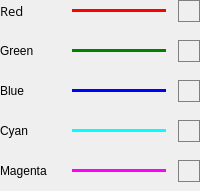
            <widget class="QWidget" name="apnLegend" native="true">
             <property name="layoutDirection">
              <enum>Qt::RightToLeft</enum>
             </property>
             <layout class="QVBoxLayout" name="apnLegendLayout">
              <property name="spacing">
               <number>9</number>
              </property>
              <property name="sizeConstraint">
               <enum>QLayout::SetDefaultConstraint</enum>
              </property>
              <property name="leftMargin">
               <number>0</number>
              </property>
              <property name="topMargin">
               <number>0</number>
              </property>
              <property name="rightMargin">
               <number>0</number>
              </property>
              <property name="bottomMargin">
               <number>0</number>
              </property>
              <item>
               <widget class="QWidget" name="apnLegendRed" native="true">
                <property name="layoutDirection">
                 <enum>Qt::RightToLeft</enum>
                </property>
                <layout class="QGridLayout" name="apnLegendRedLayout">
                 <property name="leftMargin">
                  <number>0</number>
                 </property>
                 <property name="topMargin">
                  <number>0</number>
                 </property>
                 <property name="rightMargin">
                  <number>0</number>
                 </property>
                 <property name="bottomMargin">
                  <number>9</number>
                 </property>
                 <property name="horizontalSpacing">
                  <number>12</number>
                 </property>
                 <property name="verticalSpacing">
                  <number>0</number>
                 </property>
                 <item row="0" column="2">
                  <widget class="QLabel" name="apnLegendRedLabel">
                   <property name="minimumSize">
                    <size>
                     <width>0</width>
                     <height>0</height>
                    </size>
                   </property>
                   <property name="maximumSize">
                    <size>
                     <width>60</width>
                     <height>16777215</height>
                    </size>
                   </property>
                   <property name="sizeIncrement">
                    <size>
                     <width>0</width>
                     <height>0</height>
                    </size>
                   </property>
                   <property name="font">
                    <font>
                     <family>Open Sans</family>
                     <pointsize>10</pointsize>
                    </font>
                   </property>
                   <property name="text">
                    <string>Red</string>
                   </property>
                  </widget>
                 </item>
                 <item row="0" column="1">
                  <widget class="Line" name="line_6">
                   <property name="minimumSize">
                    <size>
                     <width>0</width>
                     <height>0</height>
                    </size>
                   </property>
                   <property name="styleSheet">
                    <string notr="true">color: red;</string>
                   </property>
                   <property name="frameShadow">
                    <enum>QFrame::Plain</enum>
                   </property>
                   <property name="lineWidth">
                    <number>3</number>
                   </property>
                   <property name="orientation">
                    <enum>Qt::Horizontal</enum>
                   </property>
                  </widget>
                 </item>
                 <item row="0" column="0">
                  <widget class="QCheckBox" name="apnLegendRedCheckBox">
                   <property name="enabled">
                    <bool>true</bool>
                   </property>
                   <property name="sizePolicy">
                    <sizepolicy hsizetype="Minimum" vsizetype="Fixed">
                     <horstretch>0</horstretch>
                     <verstretch>0</verstretch>
                    </sizepolicy>
                   </property>
                   <property name="minimumSize">
                    <size>
                     <width>22</width>
                     <height>22</height>
                    </size>
                   </property>
                   <property name="maximumSize">
                    <size>
                     <width>22</width>
                     <height>22</height>
                    </size>
                   </property>
                   <property name="font">
                    <font>
                     <family>Open Sans</family>
                     <pointsize>10</pointsize>
                     <kerning>true</kerning>
                    </font>
                   </property>
                   <property name="layoutDirection">
                    <enum>Qt::LeftToRight</enum>
                   </property>
                   <property name="styleSheet">
                    <string notr="true"> QCheckBox { 
	border: 1px solid gray; 
	padding-left: 3px;
}

QCheckBox::indicator {
	border: 0px;
}

QCheckBox::indicator:checked { 
	background-color: gray;
}</string>
                   </property>
                   <property name="text">
                    <string/>
                   </property>
                   <property name="checkable">
                    <bool>true</bool>
                   </property>
                   <property name="checked">
                    <bool>false</bool>
                   </property>
                   <property name="tristate">
                    <bool>false</bool>
                   </property>
                  </widget>
                 </item>
                </layout>
               </widget>
              </item>
              <item>
               <widget class="QWidget" name="apnLegendGreen" native="true">
                <layout class="QGridLayout" name="apnLegendGreenLayout">
                 <property name="leftMargin">
                  <number>0</number>
                 </property>
                 <property name="topMargin">
                  <number>0</number>
                 </property>
                 <property name="rightMargin">
                  <number>0</number>
                 </property>
                 <property name="bottomMargin">
                  <number>9</number>
                 </property>
                 <property name="horizontalSpacing">
                  <number>12</number>
                 </property>
                 <property name="verticalSpacing">
                  <number>0</number>
                 </property>
                 <item row="0" column="0">
                  <widget class="QCheckBox" name="apnLegendGreenCheckBox">
                   <property name="enabled">
                    <bool>true</bool>
                   </property>
                   <property name="minimumSize">
                    <size>
                     <width>22</width>
                     <height>22</height>
                    </size>
                   </property>
                   <property name="maximumSize">
                    <size>
                     <width>22</width>
                     <height>22</height>
                    </size>
                   </property>
                   <property name="font">
                    <font>
                     <family>Open Sans</family>
                     <pointsize>10</pointsize>
                     <kerning>true</kerning>
                    </font>
                   </property>
                   <property name="layoutDirection">
                    <enum>Qt::LeftToRight</enum>
                   </property>
                   <property name="styleSheet">
                    <string notr="true"> QCheckBox { 
	border: 1px solid gray; 
	padding-left: 3px;
}

QCheckBox::indicator {
	border: 0px;
}

QCheckBox::indicator:checked { 
	background-color: gray;
}</string>
                   </property>
                   <property name="text">
                    <string/>
                   </property>
                   <property name="checkable">
                    <bool>true</bool>
                   </property>
                   <property name="checked">
                    <bool>false</bool>
                   </property>
                   <property name="tristate">
                    <bool>false</bool>
                   </property>
                  </widget>
                 </item>
                 <item row="0" column="1">
                  <widget class="Line" name="line_7">
                   <property name="minimumSize">
                    <size>
                     <width>0</width>
                     <height>0</height>
                    </size>
                   </property>
                   <property name="styleSheet">
                    <string notr="true">color: green;</string>
                   </property>
                   <property name="frameShadow">
                    <enum>QFrame::Plain</enum>
                   </property>
                   <property name="lineWidth">
                    <number>3</number>
                   </property>
                   <property name="orientation">
                    <enum>Qt::Horizontal</enum>
                   </property>
                  </widget>
                 </item>
                 <item row="0" column="2">
                  <widget class="QLabel" name="apnLegendGreenLabel">
                   <property name="maximumSize">
                    <size>
                     <width>60</width>
                     <height>16777215</height>
                    </size>
                   </property>
                   <property name="text">
                    <string>Green</string>
                   </property>
                  </widget>
                 </item>
                </layout>
               </widget>
              </item>
              <item>
               <widget class="QWidget" name="apnLegendBlue" native="true">
                <layout class="QGridLayout" name="apnLegendBlueLayout">
                 <property name="leftMargin">
                  <number>0</number>
                 </property>
                 <property name="topMargin">
                  <number>0</number>
                 </property>
                 <property name="rightMargin">
                  <number>0</number>
                 </property>
                 <property name="bottomMargin">
                  <number>9</number>
                 </property>
                 <property name="horizontalSpacing">
                  <number>12</number>
                 </property>
                 <property name="verticalSpacing">
                  <number>0</number>
                 </property>
                 <item row="0" column="0">
                  <widget class="QCheckBox" name="apnLegendBlueCheckBox">
                   <property name="enabled">
                    <bool>true</bool>
                   </property>
                   <property name="minimumSize">
                    <size>
                     <width>22</width>
                     <height>22</height>
                    </size>
                   </property>
                   <property name="maximumSize">
                    <size>
                     <width>22</width>
                     <height>22</height>
                    </size>
                   </property>
                   <property name="font">
                    <font>
                     <family>Open Sans</family>
                     <pointsize>10</pointsize>
                     <kerning>true</kerning>
                    </font>
                   </property>
                   <property name="layoutDirection">
                    <enum>Qt::LeftToRight</enum>
                   </property>
                   <property name="styleSheet">
                    <string notr="true"> QCheckBox { 
	border: 1px solid gray; 
	padding-left: 3px;
}

QCheckBox::indicator {
	border: 0px;
}

QCheckBox::indicator:checked { 
	background-color: gray;
}</string>
                   </property>
                   <property name="text">
                    <string/>
                   </property>
                   <property name="checkable">
                    <bool>true</bool>
                   </property>
                   <property name="checked">
                    <bool>false</bool>
                   </property>
                   <property name="tristate">
                    <bool>false</bool>
                   </property>
                  </widget>
                 </item>
                 <item row="0" column="1">
                  <widget class="Line" name="line_8">
                   <property name="minimumSize">
                    <size>
                     <width>80</width>
                     <height>0</height>
                    </size>
                   </property>
                   <property name="styleSheet">
                    <string notr="true">color: blue;</string>
                   </property>
                   <property name="frameShadow">
                    <enum>QFrame::Plain</enum>
                   </property>
                   <property name="lineWidth">
                    <number>3</number>
                   </property>
                   <property name="orientation">
                    <enum>Qt::Horizontal</enum>
                   </property>
                  </widget>
                 </item>
                 <item row="0" column="2">
                  <widget class="QLabel" name="apnLegendBlueLabel">
                   <property name="maximumSize">
                    <size>
                     <width>60</width>
                     <height>16777215</height>
                    </size>
                   </property>
                   <property name="text">
                    <string>Blue</string>
                   </property>
                  </widget>
                 </item>
                </layout>
               </widget>
              </item>
              <item>
               <widget class="QWidget" name="apnLegendCyan" native="true">
                <layout class="QGridLayout" name="apnLegendCyanLayout">
                 <property name="leftMargin">
                  <number>0</number>
                 </property>
                 <property name="topMargin">
                  <number>0</number>
                 </property>
                 <property name="rightMargin">
                  <number>0</number>
                 </property>
                 <property name="bottomMargin">
                  <number>9</number>
                 </property>
                 <property name="horizontalSpacing">
                  <number>12</number>
                 </property>
                 <property name="verticalSpacing">
                  <number>0</number>
                 </property>
                 <item row="0" column="0">
                  <widget class="QCheckBox" name="apnLegendCyanCheckBox">
                   <property name="enabled">
                    <bool>true</bool>
                   </property>
                   <property name="minimumSize">
                    <size>
                     <width>22</width>
                     <height>22</height>
                    </size>
                   </property>
                   <property name="maximumSize">
                    <size>
                     <width>22</width>
                     <height>22</height>
                    </size>
                   </property>
                   <property name="font">
                    <font>
                     <family>Open Sans</family>
                     <pointsize>10</pointsize>
                     <kerning>true</kerning>
                    </font>
                   </property>
                   <property name="layoutDirection">
                    <enum>Qt::LeftToRight</enum>
                   </property>
                   <property name="styleSheet">
                    <string notr="true"> QCheckBox { 
	border: 1px solid gray; 
	padding-left: 3px;
}

QCheckBox::indicator {
	border: 0px;;
}

QCheckBox::indicator:checked { 
	background-color: gray;
}</string>
                   </property>
                   <property name="text">
                    <string/>
                   </property>
                   <property name="checkable">
                    <bool>true</bool>
                   </property>
                   <property name="checked">
                    <bool>false</bool>
                   </property>
                   <property name="tristate">
                    <bool>false</bool>
                   </property>
                  </widget>
                 </item>
                 <item row="0" column="1">
                  <widget class="Line" name="line_9">
                   <property name="minimumSize">
                    <size>
                     <width>80</width>
                     <height>0</height>
                    </size>
                   </property>
                   <property name="styleSheet">
                    <string notr="true">color: cyan;</string>
                   </property>
                   <property name="frameShadow">
                    <enum>QFrame::Plain</enum>
                   </property>
                   <property name="lineWidth">
                    <number>3</number>
                   </property>
                   <property name="orientation">
                    <enum>Qt::Horizontal</enum>
                   </property>
                  </widget>
                 </item>
                 <item row="0" column="2">
                  <widget class="QLabel" name="apnLegendCyanLabel">
                   <property name="maximumSize">
                    <size>
                     <width>60</width>
                     <height>16777215</height>
                    </size>
                   </property>
                   <property name="text">
                    <string>Cyan</string>
                   </property>
                  </widget>
                 </item>
                </layout>
               </widget>
              </item>
              <item>
               <widget class="QWidget" name="apnLegendMagenta" native="true">
                <layout class="QGridLayout" name="apnLegendMagentaLayout">
                 <property name="leftMargin">
                  <number>0</number>
                 </property>
                 <property name="topMargin">
                  <number>0</number>
                 </property>
                 <property name="rightMargin">
                  <number>0</number>
                 </property>
                 <property name="bottomMargin">
                  <number>9</number>
                 </property>
                 <property name="horizontalSpacing">
                  <number>12</number>
                 </property>
                 <property name="verticalSpacing">
                  <number>0</number>
                 </property>
                 <item row="0" column="0">
                  <widget class="QCheckBox" name="apnLegendMagentaCheckBox">
                   <property name="enabled">
                    <bool>true</bool>
                   </property>
                   <property name="minimumSize">
                    <size>
                     <width>22</width>
                     <height>22</height>
                    </size>
                   </property>
                   <property name="maximumSize">
                    <size>
                     <width>22</width>
                     <height>22</height>
                    </size>
                   </property>
                   <property name="font">
                    <font>
                     <family>Open Sans</family>
                     <pointsize>10</pointsize>
                     <kerning>true</kerning>
                    </font>
                   </property>
                   <property name="layoutDirection">
                    <enum>Qt::LeftToRight</enum>
                   </property>
                   <property name="styleSheet">
                    <string notr="true"> QCheckBox { 
	border: 1px solid gray; 
	padding-left: 3px;
}

QCheckBox::indicator {
	border: 0px;;
}

QCheckBox::indicator:checked { 
	background-color: gray;
}</string>
                   </property>
                   <property name="text">
                    <string/>
                   </property>
                   <property name="checkable">
                    <bool>true</bool>
                   </property>
                   <property name="checked">
                    <bool>false</bool>
                   </property>
                   <property name="tristate">
                    <bool>false</bool>
                   </property>
                  </widget>
                 </item>
                 <item row="0" column="1">
                  <widget class="Line" name="line_10">
                   <property name="minimumSize">
                    <size>
                     <width>80</width>
                     <height>0</height>
                    </size>
                   </property>
                   <property name="styleSheet">
                    <string notr="true">color: magenta;</string>
                   </property>
                   <property name="frameShadow">
                    <enum>QFrame::Plain</enum>
                   </property>
                   <property name="lineWidth">
                    <number>3</number>
                   </property>
                   <property name="orientation">
                    <enum>Qt::Horizontal</enum>
                   </property>
                  </widget>
                 </item>
                 <item row="0" column="2">
                  <widget class="QLabel" name="apnLegendMagentaLabel">
                   <property name="maximumSize">
                    <size>
                     <width>60</width>
                     <height>16777215</height>
                    </size>
                   </property>
                   <property name="text">
                    <string>Magenta</string>
                   </property>
                  </widget>
                 </item>
                </layout>
               </widget>
              </item>
             </layout>
            </widget>
